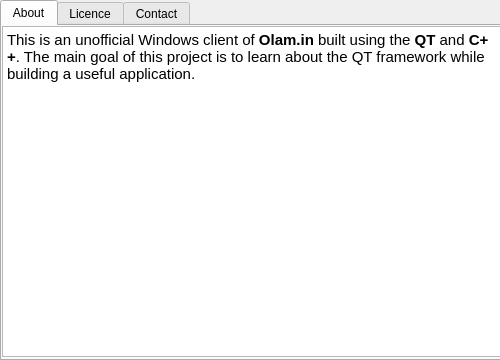
<?xml version="1.0" encoding="UTF-8"?>
<ui version="4.0">
 <class>About</class>
 <widget class="QDialog" name="About">
  <property name="geometry">
   <rect>
    <x>0</x>
    <y>0</y>
    <width>500</width>
    <height>360</height>
   </rect>
  </property>
  <property name="sizePolicy">
   <sizepolicy hsizetype="Fixed" vsizetype="Fixed">
    <horstretch>0</horstretch>
    <verstretch>0</verstretch>
   </sizepolicy>
  </property>
  <property name="maximumSize">
   <size>
    <width>500</width>
    <height>360</height>
   </size>
  </property>
  <property name="windowTitle">
   <string>About</string>
  </property>
  <widget class="QTabWidget" name="contact">
   <property name="geometry">
    <rect>
     <x>0</x>
     <y>0</y>
     <width>511</width>
     <height>361</height>
    </rect>
   </property>
   <property name="currentIndex">
    <number>0</number>
   </property>
   <widget class="QWidget" name="about">
    <attribute name="title">
     <string>About</string>
    </attribute>
    <widget class="QTextBrowser" name="textBrowser">
     <property name="geometry">
      <rect>
       <x>0</x>
       <y>0</y>
       <width>501</width>
       <height>331</height>
      </rect>
     </property>
     <property name="html">
      <string>&lt;!DOCTYPE HTML PUBLIC &quot;-//W3C//DTD HTML 4.0//EN&quot; &quot;http://www.w3.org/TR/REC-html40/strict.dtd&quot;&gt;
&lt;html&gt;&lt;head&gt;&lt;meta name=&quot;qrichtext&quot; content=&quot;1&quot; /&gt;&lt;meta charset=&quot;utf-8&quot; /&gt;&lt;style type=&quot;text/css&quot;&gt;
p, li { white-space: pre-wrap; }
hr { height: 1px; border-width: 0; }
li.unchecked::marker { content: &quot;\2610&quot;; }
li.checked::marker { content: &quot;\2612&quot;; }
&lt;/style&gt;&lt;/head&gt;&lt;body style=&quot; font-family:'Segoe UI'; font-size:9pt; font-weight:400; font-style:normal;&quot;&gt;
&lt;p style=&quot; margin-top:0px; margin-bottom:0px; margin-left:0px; margin-right:0px; -qt-block-indent:0; text-indent:0px;&quot;&gt;&lt;span style=&quot; font-size:11pt;&quot;&gt;This is an unofficial Windows client of &lt;/span&gt;&lt;span style=&quot; font-size:11pt; font-weight:700;&quot;&gt;Olam.in&lt;/span&gt;&lt;span style=&quot; font-size:11pt;&quot;&gt; built using the &lt;/span&gt;&lt;span style=&quot; font-size:11pt; font-weight:700;&quot;&gt;QT&lt;/span&gt;&lt;span style=&quot; font-size:11pt;&quot;&gt; and &lt;/span&gt;&lt;span style=&quot; font-size:11pt; font-weight:700;&quot;&gt;C++&lt;/span&gt;&lt;span style=&quot; font-size:11pt;&quot;&gt;. The main goal of this project is to learn about the QT framework while building a useful application.&lt;/span&gt;&lt;/p&gt;&lt;/body&gt;&lt;/html&gt;</string>
     </property>
    </widget>
   </widget>
   <widget class="QWidget" name="licence">
    <attribute name="title">
     <string>Licence</string>
    </attribute>
   </widget>
   <widget class="QWidget" name="tab_3">
    <attribute name="title">
     <string>Contact</string>
    </attribute>
   </widget>
  </widget>
 </widget>
 <resources/>
 <connections/>
</ui>
